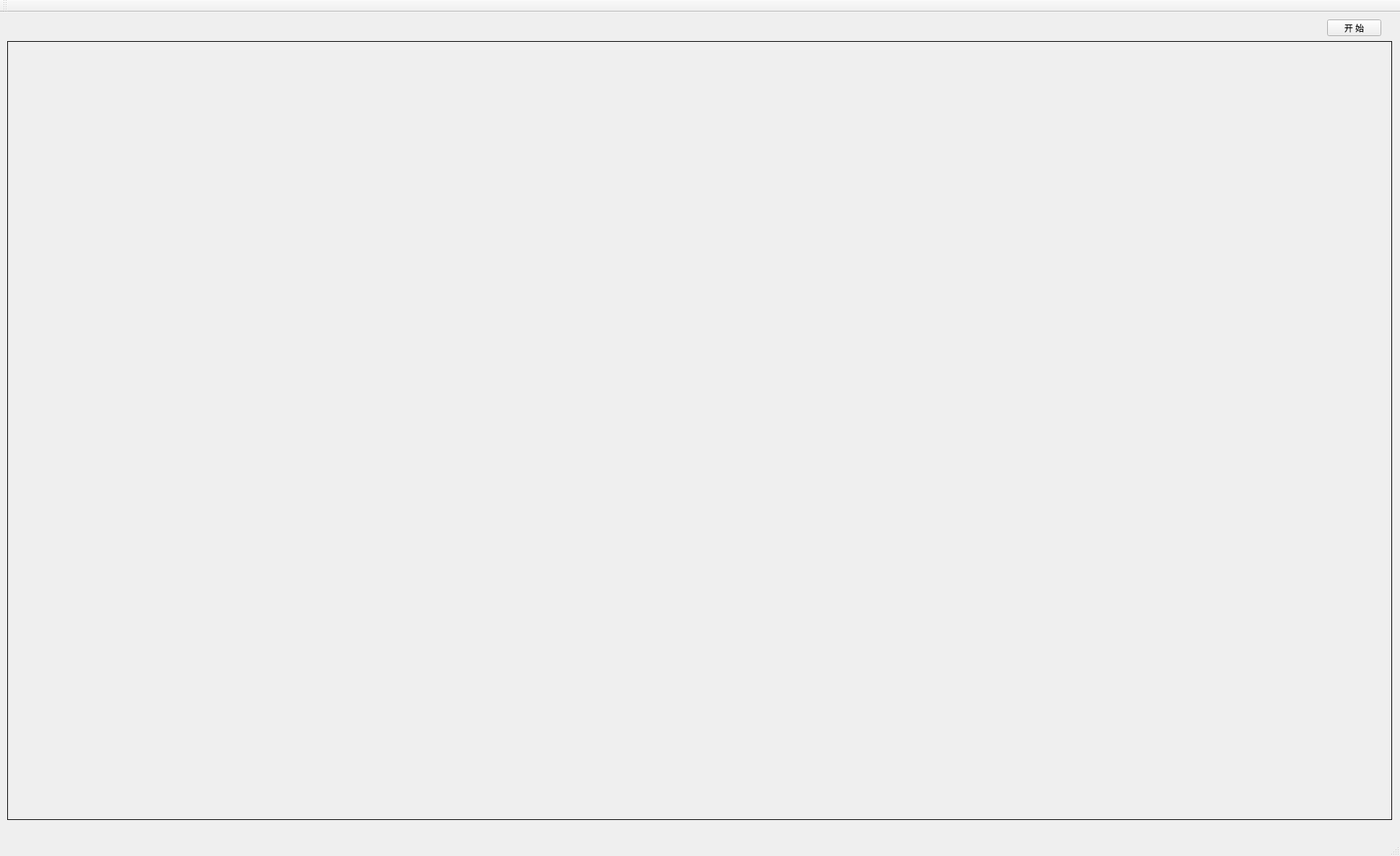
<?xml version="1.0" encoding="UTF-8"?>
<ui version="4.0">
 <class>camera_showClass</class>
 <widget class="QMainWindow" name="camera_showClass">
  <property name="geometry">
   <rect>
    <x>0</x>
    <y>0</y>
    <width>1941</width>
    <height>1187</height>
   </rect>
  </property>
  <property name="windowTitle">
   <string>camera_show</string>
  </property>
  <widget class="QWidget" name="centralWidget">
   <widget class="QLabel" name="lbePic">
    <property name="geometry">
     <rect>
      <x>10</x>
      <y>40</y>
      <width>1920</width>
      <height>1080</height>
     </rect>
    </property>
    <property name="frameShape">
     <enum>QFrame::Box</enum>
    </property>
    <property name="text">
     <string/>
    </property>
   </widget>
   <widget class="QPushButton" name="btnStart">
    <property name="geometry">
     <rect>
      <x>1840</x>
      <y>10</y>
      <width>75</width>
      <height>23</height>
     </rect>
    </property>
    <property name="text">
     <string>开 始</string>
    </property>
   </widget>
  </widget>
  <widget class="QToolBar" name="mainToolBar">
   <attribute name="toolBarArea">
    <enum>TopToolBarArea</enum>
   </attribute>
   <attribute name="toolBarBreak">
    <bool>false</bool>
   </attribute>
  </widget>
  <widget class="QStatusBar" name="statusBar"/>
 </widget>
 <layoutdefault spacing="6" margin="11"/>
 <resources>
  <include location="camera_show.qrc"/>
 </resources>
 <connections/>
</ui>
